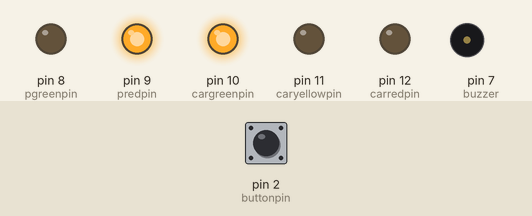
The program below on a simulated Arduino Uno, built with avr-gcc and run on an emulated ATmega328P. Shown: output pins drawn as LEDs (lit = HIGH), buzzer (waves = sounding). Inputs (shaded band) come from the test bench; at power-on: pin 2 (buttonpin) HIGH.

Above: at 0.1 s.
At 2.1 s:
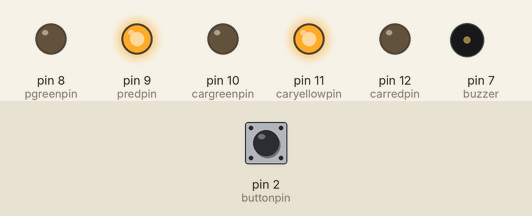
At 6.6 s:
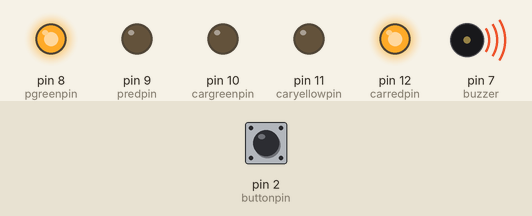
At 18.6 s:
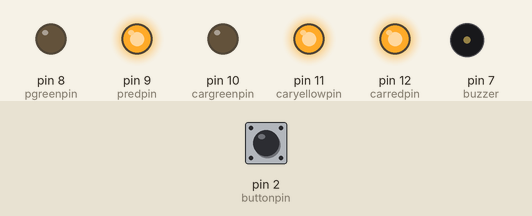
At 36.6 s:
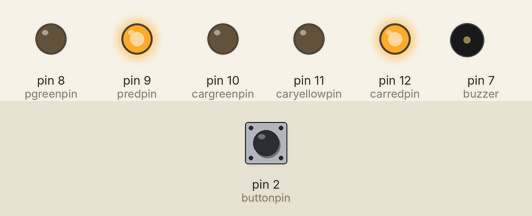
Timing chart, 0 to 40.0 s (numbered marks = the images above):
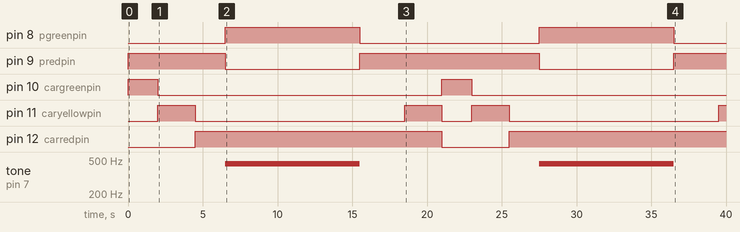

The program:

main.cpp
```cpp
#include <Arduino.h>

//Variablen Definieren
int carredpin = 12;
int caryellowpin = 11;
int cargreenpin = 10;
int predpin = 9;
int pgreenpin = 8;
int buzzer = 7;
int buttonpin = 2;
int buttonstate = 0;


void setup() {
  pinMode(carredpin, OUTPUT); //Pin als Output definieren
  pinMode(caryellowpin, OUTPUT);
  pinMode(cargreenpin, OUTPUT);
  pinMode(predpin, OUTPUT);
  pinMode(pgreenpin, OUTPUT);
  pinMode(buttonpin, INPUT_PULLUP); //Pin als Input definieren
  Serial.begin(9600); //Serielle Schnittstelle für Debugging aktivieren
}

void loop() {
  buttonstate = digitalRead(buttonpin); //Aktuellen Status des Buttons in Variable laden
  //Serial.println(buttonstate); //Debugausgabe des Variablenwerts
  digitalWrite(cargreenpin, HIGH); //Grüne LED einschalten
  digitalWrite(predpin, HIGH);

  if (buttonstate == 1) //Wenn Button gedrückt wird
  {
    delay(2000); //Pause von 2s
    digitalWrite(cargreenpin, LOW);
    digitalWrite(caryellowpin, HIGH);
    delay(2500);
    digitalWrite(caryellowpin, LOW);
    digitalWrite(carredpin, HIGH);
    delay(2000);
    tone(buzzer, 450);
    digitalWrite(pgreenpin, HIGH);
    digitalWrite(predpin, LOW);
    delay(9000);
    noTone(buzzer);
    digitalWrite(pgreenpin, LOW);
    digitalWrite(predpin, HIGH);
    delay(3000);
    digitalWrite(caryellowpin, HIGH);
    delay(2500);
    digitalWrite(caryellowpin, LOW);
    digitalWrite(carredpin, LOW);
  }
}
```

Measured:
- by itself, pin 8 (pgreenpin): alternates HIGH for 9.0 s and LOW for 12.0 s
- by itself, pin 9 (predpin): goes HIGH 6.5 s, LOW 9.0 s, HIGH 12.0 s, LOW 9.0 s, then HIGH
- by itself, pin 10 (cargreenpin): alternates HIGH for 2.0 s and LOW for 19.0 s
- by itself, pin 11 (caryellowpin): goes HIGH 2.5 s, LOW 14.0 s, HIGH 2.5 s, LOW 2.0 s, HIGH 2.5 s, LOW 14.0 s, then HIGH
- by itself, pin 12 (carredpin): LOW → HIGH at 4.5 s, → LOW 16.5 s later, → HIGH 4.5 s later
- by itself, tone on pin 7 (buzzer): alternates 450 Hz for 9.0 s and silent for 12.0 s
